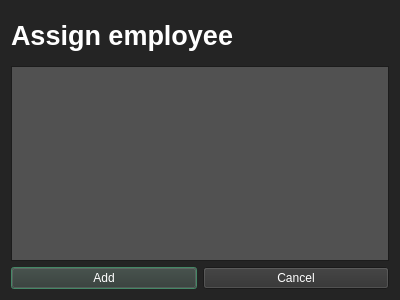
<?xml version="1.0" encoding="UTF-8"?>
<ui version="4.0">
 <class>EmployeeAdder</class>
 <widget class="QDialog" name="EmployeeAdder">
  <property name="geometry">
   <rect>
    <x>0</x>
    <y>0</y>
    <width>400</width>
    <height>300</height>
   </rect>
  </property>
  <property name="palette">
   <palette>
    <active>
     <colorrole role="WindowText">
      <brush brushstyle="SolidPattern">
       <color alpha="255">
        <red>255</red>
        <green>255</green>
        <blue>255</blue>
       </color>
      </brush>
     </colorrole>
     <colorrole role="Button">
      <brush brushstyle="SolidPattern">
       <color alpha="255">
        <red>49</red>
        <green>49</green>
        <blue>49</blue>
       </color>
      </brush>
     </colorrole>
     <colorrole role="Text">
      <brush brushstyle="SolidPattern">
       <color alpha="255">
        <red>255</red>
        <green>255</green>
        <blue>255</blue>
       </color>
      </brush>
     </colorrole>
     <colorrole role="ButtonText">
      <brush brushstyle="SolidPattern">
       <color alpha="255">
        <red>255</red>
        <green>255</green>
        <blue>255</blue>
       </color>
      </brush>
     </colorrole>
     <colorrole role="Base">
      <brush brushstyle="SolidPattern">
       <color alpha="255">
        <red>81</red>
        <green>81</green>
        <blue>81</blue>
       </color>
      </brush>
     </colorrole>
     <colorrole role="Window">
      <brush brushstyle="SolidPattern">
       <color alpha="255">
        <red>36</red>
        <green>36</green>
        <blue>36</blue>
       </color>
      </brush>
     </colorrole>
     <colorrole role="Highlight">
      <brush brushstyle="SolidPattern">
       <color alpha="255">
        <red>85</red>
        <green>170</green>
        <blue>127</blue>
       </color>
      </brush>
     </colorrole>
     <colorrole role="AlternateBase">
      <brush brushstyle="SolidPattern">
       <color alpha="255">
        <red>81</red>
        <green>81</green>
        <blue>81</blue>
       </color>
      </brush>
     </colorrole>
     <colorrole role="ToolTipText">
      <brush brushstyle="SolidPattern">
       <color alpha="255">
        <red>255</red>
        <green>255</green>
        <blue>255</blue>
       </color>
      </brush>
     </colorrole>
    </active>
    <inactive>
     <colorrole role="WindowText">
      <brush brushstyle="SolidPattern">
       <color alpha="255">
        <red>255</red>
        <green>255</green>
        <blue>255</blue>
       </color>
      </brush>
     </colorrole>
     <colorrole role="Button">
      <brush brushstyle="SolidPattern">
       <color alpha="255">
        <red>49</red>
        <green>49</green>
        <blue>49</blue>
       </color>
      </brush>
     </colorrole>
     <colorrole role="Text">
      <brush brushstyle="SolidPattern">
       <color alpha="255">
        <red>255</red>
        <green>255</green>
        <blue>255</blue>
       </color>
      </brush>
     </colorrole>
     <colorrole role="ButtonText">
      <brush brushstyle="SolidPattern">
       <color alpha="255">
        <red>255</red>
        <green>255</green>
        <blue>255</blue>
       </color>
      </brush>
     </colorrole>
     <colorrole role="Base">
      <brush brushstyle="SolidPattern">
       <color alpha="255">
        <red>81</red>
        <green>81</green>
        <blue>81</blue>
       </color>
      </brush>
     </colorrole>
     <colorrole role="Window">
      <brush brushstyle="SolidPattern">
       <color alpha="255">
        <red>36</red>
        <green>36</green>
        <blue>36</blue>
       </color>
      </brush>
     </colorrole>
     <colorrole role="Highlight">
      <brush brushstyle="SolidPattern">
       <color alpha="255">
        <red>85</red>
        <green>170</green>
        <blue>127</blue>
       </color>
      </brush>
     </colorrole>
     <colorrole role="AlternateBase">
      <brush brushstyle="SolidPattern">
       <color alpha="255">
        <red>81</red>
        <green>81</green>
        <blue>81</blue>
       </color>
      </brush>
     </colorrole>
     <colorrole role="ToolTipText">
      <brush brushstyle="SolidPattern">
       <color alpha="255">
        <red>255</red>
        <green>255</green>
        <blue>255</blue>
       </color>
      </brush>
     </colorrole>
    </inactive>
    <disabled>
     <colorrole role="Button">
      <brush brushstyle="SolidPattern">
       <color alpha="255">
        <red>49</red>
        <green>49</green>
        <blue>49</blue>
       </color>
      </brush>
     </colorrole>
     <colorrole role="Base">
      <brush brushstyle="SolidPattern">
       <color alpha="255">
        <red>36</red>
        <green>36</green>
        <blue>36</blue>
       </color>
      </brush>
     </colorrole>
     <colorrole role="Window">
      <brush brushstyle="SolidPattern">
       <color alpha="255">
        <red>36</red>
        <green>36</green>
        <blue>36</blue>
       </color>
      </brush>
     </colorrole>
     <colorrole role="AlternateBase">
      <brush brushstyle="SolidPattern">
       <color alpha="255">
        <red>81</red>
        <green>81</green>
        <blue>81</blue>
       </color>
      </brush>
     </colorrole>
     <colorrole role="ToolTipText">
      <brush brushstyle="SolidPattern">
       <color alpha="255">
        <red>255</red>
        <green>255</green>
        <blue>255</blue>
       </color>
      </brush>
     </colorrole>
    </disabled>
   </palette>
  </property>
  <property name="windowTitle">
   <string>Dialog</string>
  </property>
  <layout class="QVBoxLayout" name="verticalLayout" stretch="1,4,1">
   <item>
    <widget class="QLabel" name="empAddHeaderLabel">
     <property name="font">
      <font>
       <pointsize>20</pointsize>
       <bold>true</bold>
      </font>
     </property>
     <property name="text">
      <string>Assign employee</string>
     </property>
    </widget>
   </item>
   <item>
    <widget class="QListWidget" name="empList"/>
   </item>
   <item>
    <layout class="QHBoxLayout" name="horizontalLayout">
     <item>
      <widget class="QPushButton" name="addEmpBtn">
       <property name="text">
        <string>Add</string>
       </property>
      </widget>
     </item>
     <item>
      <widget class="QPushButton" name="cancelBtn">
       <property name="text">
        <string>Cancel</string>
       </property>
      </widget>
     </item>
    </layout>
   </item>
  </layout>
 </widget>
 <resources/>
 <connections/>
</ui>
